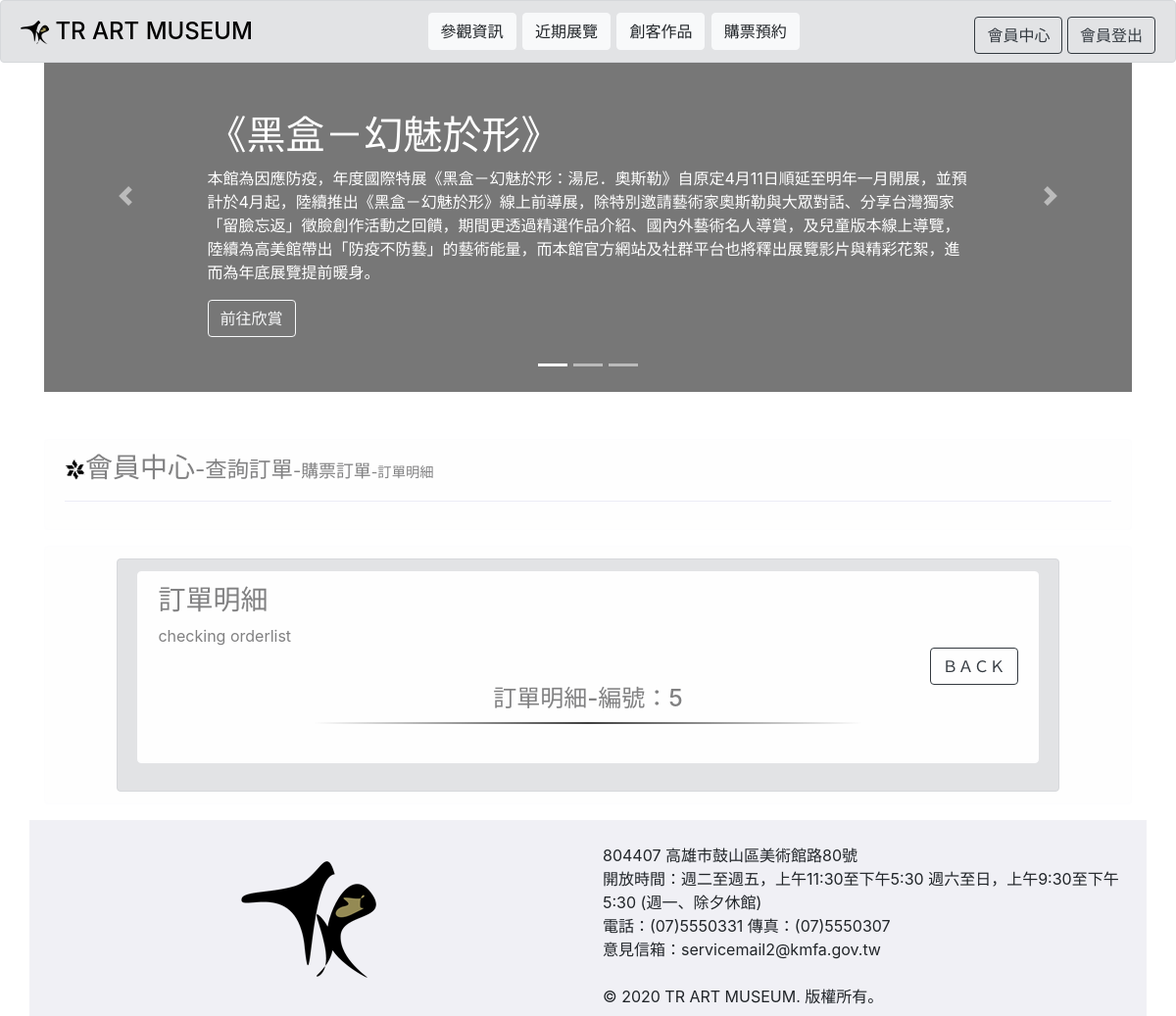
The page /looktitcketorderlist.php?toid=5 (signed in) on the database as committed earlier.
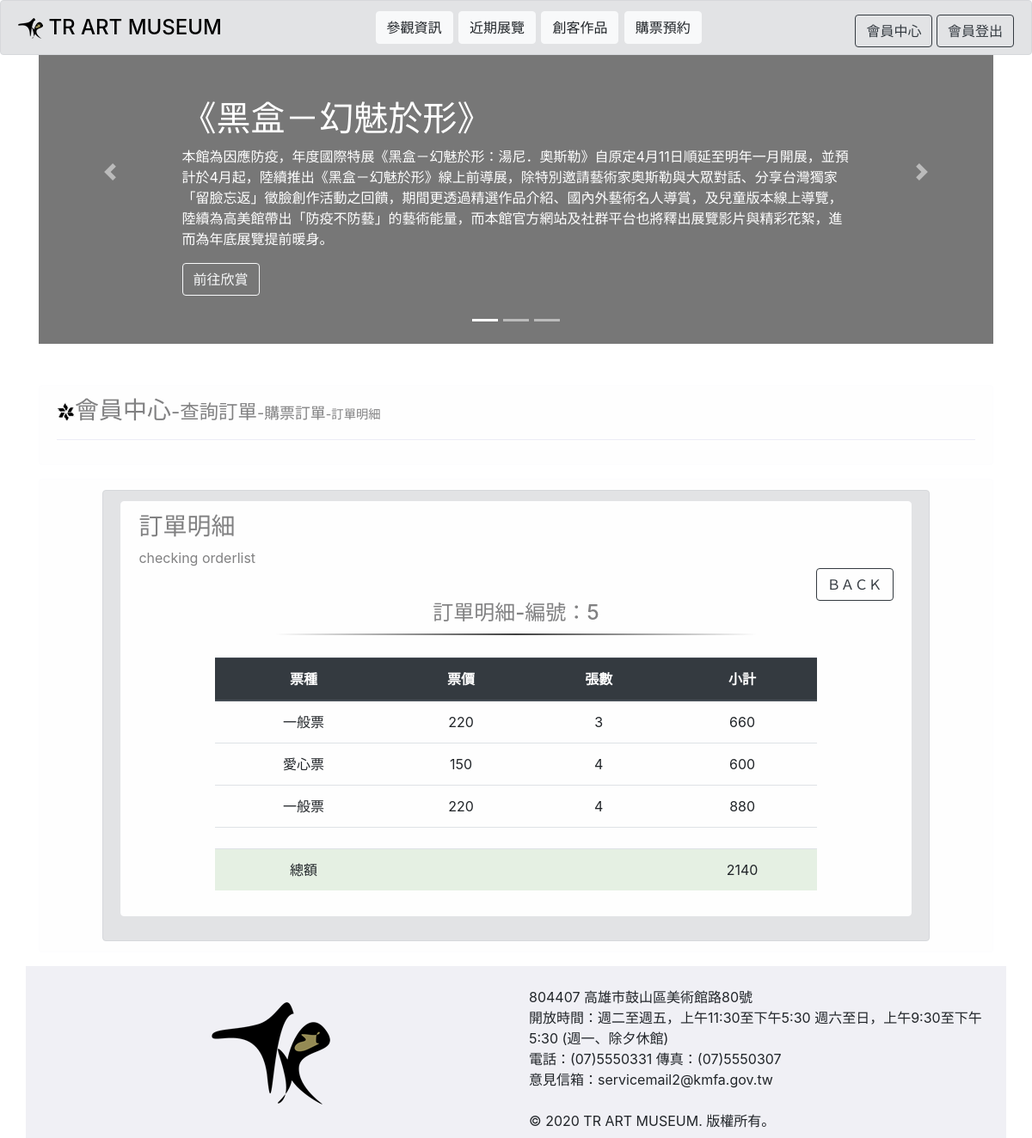
The same page on the database as committed later.
### tables this page shows
CREATE TABLE `ticketorderlist` (
  `tolid` int(11) NOT NULL,
  `toid` varchar(200) NOT NULL,
  `species` varchar(200) NOT NULL,
  `num` varchar(200) NOT NULL
);

### looktitcketorderlist.php (the view, shortened to what this page needs)
<?php
  $userid =$_GET["userid"];
  $toid =$_GET["toid"];
  $user_type = $_SESSION["user_type"];
?>
<!doctype html>
<html lang="en">
  <head>
    <link rel="stylesheet" href="https://stackpath.bootstrapcdn.com/bootstrap/4.5.2/css/bootstrap.min.css">
  </head>
  <body>
<?php require "includes/menu.php";?>
<div class="container" style="margin:0px auto">
   <?php require "includes/exhibition.php";?>
    <br>
<br>
<?php
if ($user_type==NULL) {
?>
  <div class="alert alert-light" role="alert">
    <tr><td><h3><img src="pc/Sign5.png">會員中心</h3></td></tr>
    <hr>
  </div>
<div class="alert alert-light" role="alert" style="width: 100%">
  <div class="alert alert-secondary" role="alert" style="width:60%;margin:0 auto;">
<table align="center" width="50%">
  <tr><td>
    <form method=POST action=loginin.php>
      <div class="form-group">
        <label for="exampleInputEmail1">會員帳號</label>
        <?php
        echo "
        <input type='email' class='form-control' id='exampleInputEmail1' aria-describedby='emailHelp' value='$userid' name='userid'>
        ";
        ?>
        <small id="emailHelp" class="form-text text-muted">We'll never share your email with anyone else.</small>
      </div>
      <div class="form-group">
        <label for="exampleInputPassword1">密碼</label>
        <input type="password" class="form-control" id="exampleInputPassword1" name="pass">
      </div>
      <div class="form-group form-check">
        <input type="checkbox" class="form-check-input" id="exampleCheck1">
        <label class="form-check-label" for="exampleCheck1">Check me out</label>
      </div>
      <P align="center"><button type="submit" class="btn btn-dark" >登入</button></P>
      <P align="center"><a href="page005-1.php"  class="btn btn-link">尚未註冊?</a></P>
    </form>
  </td></tr>
</table>
</div>
</div>
<?php } else{  ?>
<div class="alert alert-light" role="alert">
    <tr><td><h3><img src="pc/Sign5.png">會員中心<small>-查詢訂單<small>-購票訂單<small>-訂單明細</small></small></small></h3></td></tr>
    <hr>
  </div>
<div class="alert alert-light" role="alert" style="width: 100%">
  <div class="alert alert-secondary" role="alert" style="width:90%;margin:0 auto;">
    <div class="alert alert-light" role="alert">
            <h3>訂單明細</h3>checking orderlist
            <div align="right">
               <a href="page005-2-2-1.php"><button type="button" class="btn btn-outline-dark">ＢＡＣＫ</button></a>
            </div>
            <div  role="alert" align="center">
                <h4  class="alert-heading">訂單明細-編號：<?php echo "$toid"; ?></h4>
                <table align="center" width="80%">
                  <tr>
                    <td colspan="2">
                      <hr style="width:80%;margin:0 auto;border: 0;height: 2px;background-image: linear-gradient(to right, rgba(0, 0, 0, 0), rgba(0, 0, 0, 0.75), rgba(0, 0, 0, 0))";>
                      <br>
                    </td>
                  </tr>
                  <tr align="center">
                    <td>
                      <?php
                       require "includes/db.php";
                    $sql = "SELECT * FROM ticketorderlist WHERE toid='$toid'";
                    $result = $conn->query($sql);
                    if ($result->num_rows > 0) {
                            echo "    <table class='table'>";
                            echo "        <thead class='thead-dark'>";
                            echo "            <tr align='center'>";
                            echo "                <th scope='col'>票種</th>";
                            echo "                <th scope='col'>票價</th>";
                            echo "                <th scope='col'>張數</th>";
                            echo "                <th scope='col'>小計</th>";
                            echo "            </tr>";
                            echo "        </thead>";
                            echo "        <tbody>";
                        while($row = $result->fetch_assoc()) {
                            $species = $row["species"];
                            $num = $row["num"];
                            $total =  $species*$num ;
                            $totall = $total + $totall ;
                            echo "            <tr align='center'>";
                            echo "                <td>";
                            if($species==220){ echo "一般票"; }
                            elseif ($species==150) {echo "愛心票";}
                            elseif ($species==180) {echo "軍警票";}
                            elseif ($species==110) {echo "兒童票";}
                            echo "                </td>";
                            echo "                <td>$species</td>";
                            echo "                <td>$num</td>";
                            echo "                <td>$total</td>";
                            echo "            </tr>";
                        }
                        echo "<tr><td colspan='4' height='1px'></td></tr>";
                        echo "<tr><td align='center' bgcolor='#e5f0e3'>總額</td>";
                        echo "<td align='center' bgcolor='#e5f0e3'></td>";
                        echo "<td align='center' bgcolor='#e5f0e3'></td>";
                        echo "<td align='center' bgcolor='#e5f0e3'>$totall</td></tr>";
                        echo "        </tbody>";
                        echo "    </table>";
                    }
                      ?>
                    </td>
                  </tr>
                </table>
            </div>
          </div>
</div>
</div>
<?php } ?>
 <?php require "includes/footer.php";?>
</div>
</body>
</html>

### includes/menu.php (shortened to what this page needs)
<nav class="navbar fixed-top alert alert-secondary"  style="height: 4rem;">
        <h4><img src="pc/LOGOsmall.png"><a href="index.php" style="color:black;"> TR ART MUSEUM</a></h4>
    <div class="btn-group" role="group" aria-label="Button group with nested dropdown">
    <h4>
       <a href="page001.php"><button type="button" class="btn btn-light">參觀資訊</button></a>
        <a href="page002.php"> <button type="button" class="btn btn-light">近期展覽</button></a>
        <a href="page003.php"> <button type="button" class="btn btn-light">創客作品</button></a>
        <a href="page004.php"> <button type="button" class="btn btn-light">購票預約</button></a>
    </h4>
    </div>
<?php if ($user_type!=NULL) {  ?>
    <div class="my-2 my-lg-0">
      <a href="page005-2.php"><button type="button" class="btn btn-outline-dark">會員中心</button></a>
      <a href="logout.php"><button type="button" class="btn btn-outline-dark">會員登出</button></a>
    </div>
<?php } ?>
    </nav>

### includes/exhibition.php (shortened to what this page needs)
<div id="myCarousel" class="carousel slide" data-ride="carousel">
    <ol class="carousel-indicators">
      <li data-target="#myCarousel" data-slide-to="0" class="active"></li>
      <li data-target="#myCarousel" data-slide-to="1"></li>
      <li data-target="#myCarousel" data-slide-to="2"></li>
    </ol>
    <div class="carousel-inner">
      <div class="carousel-item active" >
        <svg class="bd-placeholder-img" width="100%" height="400PX" xmlns="http://www.w3.org/2000/svg" preserveAspectRatio="xMidYMid slice" focusable="false" role="img"><rect width="100%" height="100%" fill="#777"/></svg>
        <div class="container">
          <div class="carousel-caption text-left" >
            <h1>《黑盒－幻魅於形》</h1>
            <p>本館為因應防疫，年度國際特展《黑盒－幻魅於形：湯尼．奧斯勒》自原定4月11日順延至明年一月開展，並預計於4月起，陸續推出《黑盒－幻魅於形》線上前導展，除特別邀請藝術家奧斯勒與大眾對話、分享台灣獨家「留臉忘返」徵臉創作活動之回饋，期間更透過精選作品介紹、國內外藝術名人導賞，及兒童版本線上導覽，陸續為高美館帶出「防疫不防藝」的藝術能量，而本館官方網站及社群平台也將釋出展覽影片與精彩花絮，進而為年底展覽提前暖身。</p>
            <p><a class="btn btn-outline-light" href="#" role="button">前往欣賞</a></p>
          </div>
        </div>
      </div>
    </div>
    <a class="carousel-control-prev" href="#myCarousel" role="button" data-slide="prev">
      <span class="carousel-control-prev-icon" aria-hidden="true"></span>
    </a>
    <a class="carousel-control-next" href="#myCarousel" role="button" data-slide="next">
      <span class="carousel-control-next-icon" aria-hidden="true"></span>
    </a>
  </div>

### includes/footer.php
<div class="row">
  <div class="col" style="background-color:#f0f0f5;height:200px;text-align:center;line-height:200px;">
   <img src="pc/LOGO.png">
  </div>
  <div class="col" style="background-color:#f0f0f5;height:200px;">
  <br>
    <p>804407 高雄市鼓山區美術館路80號
    <br>開放時間：週二至週五，上午11:30至下午5:30 週六至日，上午9:30至下午5:30 (週一、除夕休館)
    <br>電話：(07)5550331 傳真：(07)5550307
    <br>意見信箱：servicemail2@kmfa.gov.tw
    <br>
    <br>© 2020 TR ART MUSEUM. 版權所有。</p>
  </div>
</div>

Rows that differ between the two databases and show on the page:
added ticketorderlist: shows "一般票", species "220", num "3", total "660"
added ticketorderlist: shows "愛心票", species "150", num "4", total "600"
added ticketorderlist: shows "一般票", species "220", num "4", total "880"
Other text that changed with them:
$totall: (not shown) → "2140"
text now shown: "票種 票價 張數 小計 總額"
